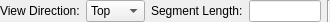
<ui version="4.0" >
 <class>QG_IsoProjectOptions</class>
 <widget class="QWidget" name="QG_IsoProjectOptions" >
  <property name="geometry" >
   <rect>
    <x>0</x>
    <y>0</y>
    <width>330</width>
    <height>22</height>
   </rect>
  </property>
  <property name="sizePolicy" >
   <sizepolicy vsizetype="Fixed" hsizetype="Maximum" >
    <horstretch>0</horstretch>
    <verstretch>0</verstretch>
   </sizepolicy>
  </property>
  <property name="minimumSize" >
   <size>
    <width>200</width>
    <height>22</height>
   </size>
  </property>
  <property name="maximumSize" >
   <size>
    <width>500</width>
    <height>22</height>
   </size>
  </property>
  <layout class="QHBoxLayout" >
   <property name="leftMargin" >
    <number>0</number>
   </property>
   <property name="topMargin" >
    <number>0</number>
   </property>
   <property name="rightMargin" >
    <number>0</number>
   </property>
   <property name="bottomMargin" >
    <number>0</number>
   </property>
   <item>
    <widget class="QLabel" name="lViewDirection" >
     <property name="text" >
      <string>View Direction:</string>
     </property>
    </widget>
   </item>
   <item>
    <widget class="QComboBox" name="cbViewDirection" >
     <property name="toolTip" >
      <string>Reference point for positioning</string>
     </property>
     <item>
      <property name="text" >
       <string>Top</string>
      </property>
     </item>
     <item>
      <property name="text" >
       <string>Front</string>
      </property>
     </item>
     <item>
      <property name="text" >
       <string>Side</string>
      </property>
     </item>
    </widget>
   </item>
   <item>
    <widget class="QLabel" name="lSegmentLength" >
     <property name="text" >
      <string>Segment Length:</string>
     </property>
    </widget>
   </item>
   <item>
    <widget class="QLineEdit" name="leSegmentLength" />
   </item>
   <item>
    <widget class="Line" name="sep1" >
     <property name="sizePolicy" >
      <sizepolicy vsizetype="Minimum" hsizetype="Fixed" >
       <horstretch>0</horstretch>
       <verstretch>0</verstretch>
      </sizepolicy>
     </property>
     <property name="frameShape" >
      <enum>QFrame::VLine</enum>
     </property>
     <property name="frameShadow" >
      <enum>QFrame::Sunken</enum>
     </property>
     <property name="orientation" >
      <enum>Qt::Vertical</enum>
     </property>
    </widget>
   </item>
  </layout>
 </widget>
 <resources/>
 <connections/>
</ui>
